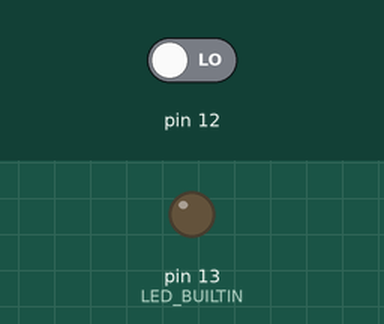
This sketch was run on a simulated Arduino Uno, built with avr-gcc and run on an emulated ATmega328P. On the bench: output pins drawn as LEDs (lit = HIGH). The test bench sets the inputs (shaded band); at power-on: pin 12 LOW.

Above: at 1.2 s.
1.3 s: pin 12 driven HIGH
At 2.1 s:
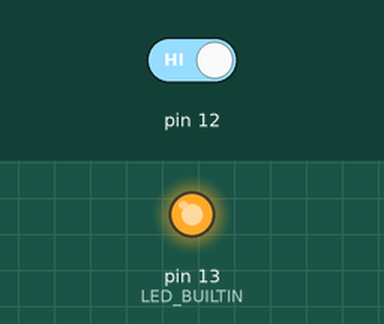
2.8 s: pin 12 driven LOW
At 3.3 s:
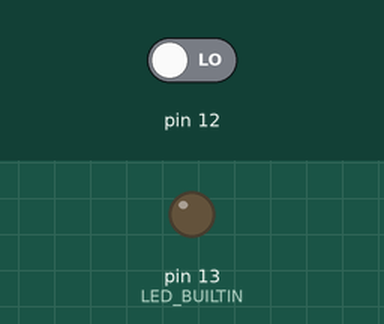
Timing chart, 0 to 5.8 s (numbered marks = the images above; inputs shaded):
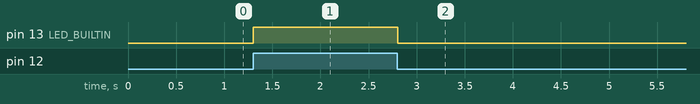

The sketch:

arduino13.ino
```cpp
// Armazena o estado do botão lido
int estadoBotao = 0;

void setup()
{
    // Porta 13 (LED_BUILTIN) em modo de saída(escrita)
    pinMode(LED_BUILTIN, OUTPUT);
    // Porta 12 (Botão) em modo de entrada(leitura)
    pinMode(12, INPUT);
}

void loop()
{
    // Leitura do botão na porta 12
    estadoBotao = digitalRead(12);

    // Liga ou desliga o LED
    if (estadoBotao == HIGH)
    {
        digitalWrite(LED_BUILTIN, HIGH);
    }
    else
    {
        digitalWrite(LED_BUILTIN, LOW);
    }
    // Atrase um pouco para melhorar o desempenho da simulação
    delay(10);
}
```

Measured:
- after the input at 1.3 s, pin 13 (LED_BUILTIN): LOW → HIGH at once
- after the input at 2.8 s, pin 13 (LED_BUILTIN): HIGH → LOW at once
